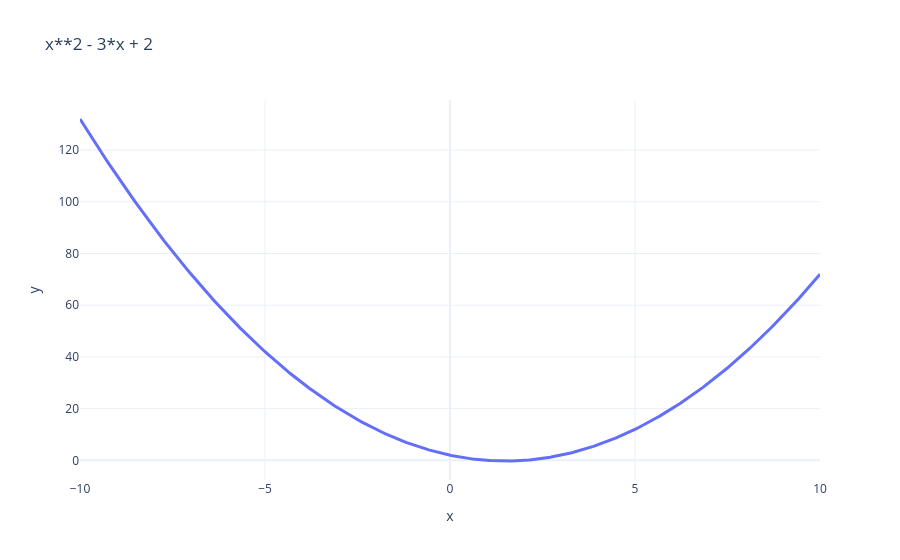

The notebook cell saved with this chart:
### Code cell
plot_equation(
    result["sympy"],
    result["variable"]
)

### Figure 1 — Plotly figure (JSON) as saved in the notebook; plotly's stock layout.template omitted (floating-point values rounded to 4 significant figures; data arrays with more than 128 entries replaced by an {"elided": "..."} marker saying what was removed)
{"data": [{"line": {"width": 3}, "mode": "lines", "name": "f(x)", "type": "scatter", "x": {"elided": "1000 float values"}, "y": {"elided": "1000 float values"}}], "layout": {"dragmode": "pan", "hovermode": "closest", "title": {"text": "x**2 - 3*x + 2"}, "xaxis": {"title": {"text": "x"}}, "yaxis": {"title": {"text": "y"}}}}
